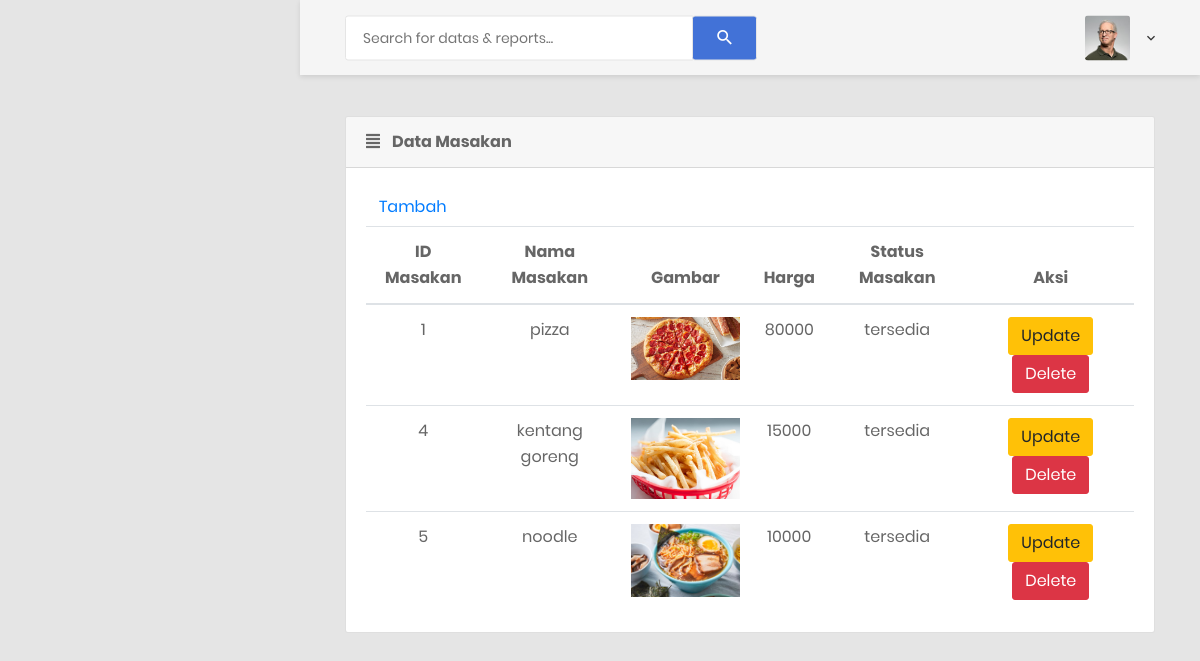
/index.php/masakan, run on the app's committed database.
### tables this page shows
CREATE TABLE `masakan` (
  `id_masakan` int(11) NOT NULL,
  `nama_masakan` varchar(50) NOT NULL,
  `gambar` varchar(200) NOT NULL,
  `harga` int(20) NOT NULL,
  `status_masakan` varchar(30) NOT NULL
);

### application/controllers/Masakan.php (called while the page is built, shortened)
<?php
class Masakan extends CI_Controller {
	public function index()
	{
		$data['konten']="v_masakan";
		$this->load->model('Masakan_model');
		$data['arr']=$this->Masakan_model->get_masakan();
		$this->load->view('template2',$data, FALSE);
	}
}

### index.php (called while the page is built, shortened)
<?php
require_once BASEPATH.'core/CodeIgniter.php';

### application/models/Masakan_model.php (called while the page is built, shortened)
<?php
class Masakan_model extends CI_Model {
	public function get_masakan()
	{
		$arr= $this->db->get('Masakan')->result();
		return $arr;
	}
}

### application/views/v_masakan.php (the view, shortened to what this page needs)
<div class="main-content">
	<div class="section__content section__content--p30">
		<div class="container-fluid">
			<div class="row">
				<div class="col-md-12">
					<div class="card">
						<div class="card-header">
							<i class="mr-2 fa fa-align-justify"></i>
							<strong class="card-title" v-if="headerText">Data Masakan</strong>
						</div>
						<div class="card-body">
			<a href="#tambah" class="btn tbn-info" data-toggle="modal"><span class="glyphicon glyphicon-plus">Tambah</span></a>
		<table class="table table-hover">
		<thead>
		<tr style="text-align: center;">
			<th style="text-align: center;">ID Masakan</th>
			<th style="text-align: center;">Nama Masakan</th>
			<th style="text-align: center;">Gambar</th>
			<th style="text-align: center;">Harga</th>
			<th style="text-align: center;">Status Masakan</th>
			<th style="text-align: center;">Aksi</th>
		</tr>
		</thead>
		<tbody>
			<?php
			foreach ($arr as $dt_mas) {
				echo '<tr style="text-align:center;">
				<td>'.$dt_mas->id_masakan.'</td>
				<td>'.$dt_mas->nama_masakan.'</td>
				<td><img src='.base_url("assets/gambar/$dt_mas->gambar").' width="125" height="100px"></img></td>
				<td>'.$dt_mas->harga.'</td>
				<td>'.$dt_mas->status_masakan.'</td>
				<td><a href="#update_masakan" class="btn btn-warning" data-toggle="modal" onclick="tm_detail('.$dt_mas->id_masakan.')">Update</a> <a href="'.base_url('index.php/Masakan/hapus_masakan/'.$dt_mas->id_masakan).'" class="btn btn-danger" data-toggle="modal" onclick="return confirm(\'anda yakin akan menghapus?\')">Delete</a></td>
				</tr>';
			}
			?>
		</tbody>
		</table>
</div>
</div>
</div>
</div>
</div>
</div>
</div>

### application/views/template2.php (shortened to what this page needs)
<!DOCTYPE html>
<html lang="en">
<head>
    <link href="<?=base_url()?>assets/css/font-face.css" rel="stylesheet" media="all">
    <link href="<?=base_url()?>assets/vendor/font-awesome-4.7/css/font-awesome.min.css" rel="stylesheet" media="all">
    <link href="<?=base_url()?>assets/vendor/font-awesome-5/css/fontawesome-all.min.css" rel="stylesheet" media="all">
    <link href="<?=base_url()?>assets/vendor/mdi-font/css/material-design-iconic-font.min.css" rel="stylesheet" media="all">
    <link href="<?=base_url()?>assets/vendor/bootstrap-4.1/bootstrap.min.css" rel="stylesheet" media="all">
    <link href="<?=base_url()?>assets/vendor/animsition/animsition.min.css" rel="stylesheet" media="all">
    <link href="<?=base_url()?>assets/vendor/bootstrap-progressbar/bootstrap-progressbar-3.3.4.min.css" rel="stylesheet" media="all">
    <link href="<?=base_url()?>assets/vendor/wow/animate.css" rel="stylesheet" media="all">
    <link href="<?=base_url()?>assets/vendor/css-hamburgers/hamburgers.min.css" rel="stylesheet" media="all">
    <link href="<?=base_url()?>assets/vendor/slick/slick.css" rel="stylesheet" media="all">
    <link href="<?=base_url()?>assets/vendor/select2/select2.min.css" rel="stylesheet" media="all">
    <link href="<?=base_url()?>assets/vendor/perfect-scrollbar/perfect-scrollbar.css" rel="stylesheet" media="all">
    <link href="<?=base_url()?>assets/css/theme.css" rel="stylesheet" media="all">
</head>
<body class="animsition">
    <div class="page-wrapper">
        <div class="page-container">
            <header class="header-desktop">
                <div class="section__content section__content--p30">
                    <div class="container-fluid">
                        <div class="header-wrap">
                            <form class="form-header" action="" method="POST">
                                <input class="au-input au-input--xl" type="text" name="search" placeholder="Search for datas &amp; reports..." />
                                <button class="au-btn--submit" type="submit">
                                    <i class="zmdi zmdi-search"></i>
                                </button>
                            </form>
                            <div class="header-button">
                                <div class="account-wrap">
                                    <div class="account-item clearfix js-item-menu">
                                        <div class="image">
                                            <img src="<?=base_url()?>assets/images/icon/avatar-01.jpg" alt="John Doe" />
                                        </div>
                                        <div class="content">
                                            <a class="js-acc-btn" href="#"><?= $this->session->userdata('username');?></a>
                                        </div>
                                    </div>
                                </div>
                            </div>
                        </div>
                    </div>
                </div>
            </header>
                      <?php
                            	$this->load->view($konten);
                      ?>
</body>
</html>

### data on the page
masakan: id_masakan "1", nama_masakan "pizza", gambar (picture), harga "80000", status_masakan "tersedia"
masakan: id_masakan "4", nama_masakan "kentang goreng", gambar (picture), harga "15000", status_masakan "tersedia"
masakan: id_masakan "5", nama_masakan "noodle", gambar (picture), harga "10000", status_masakan "tersedia"
